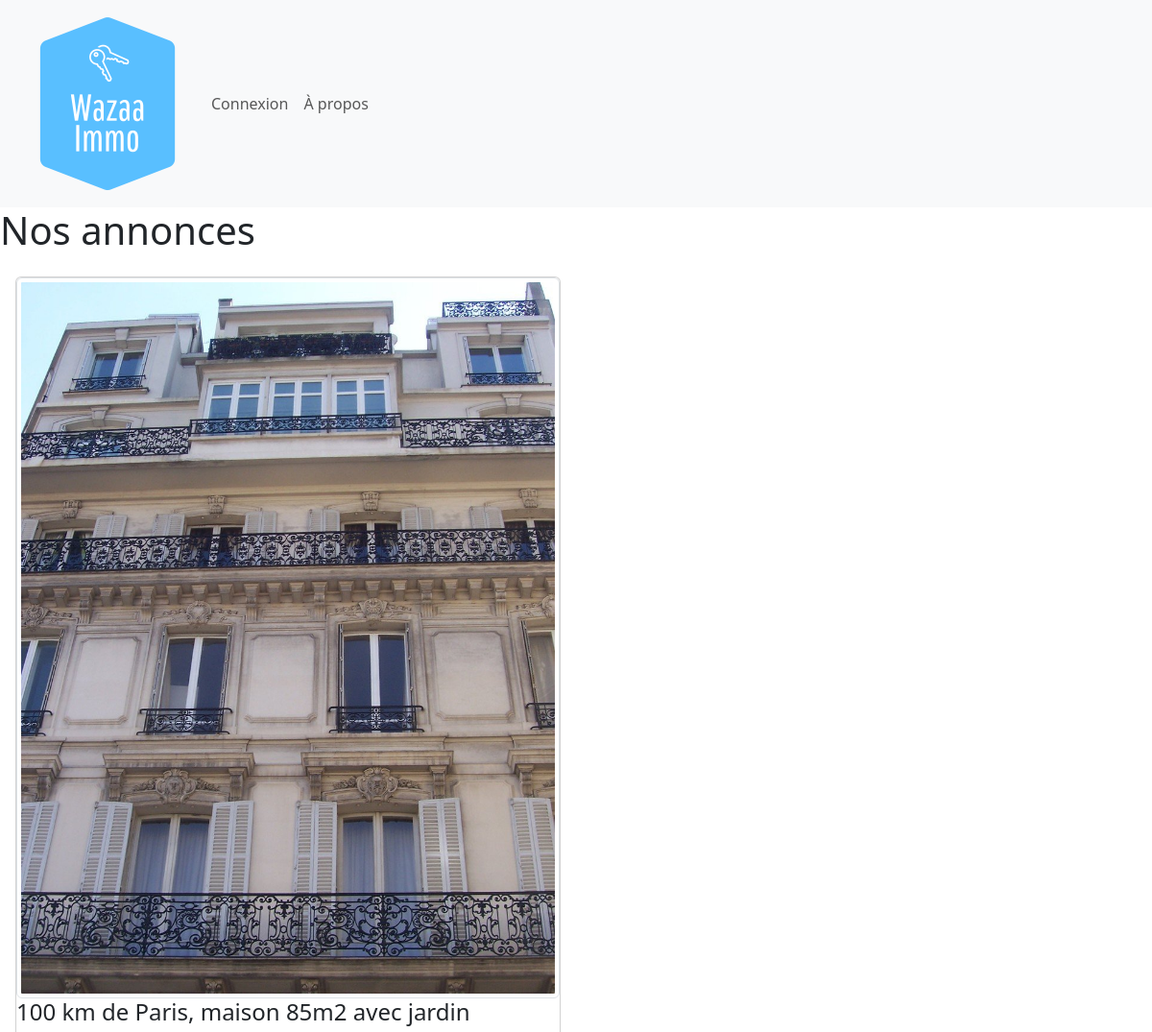
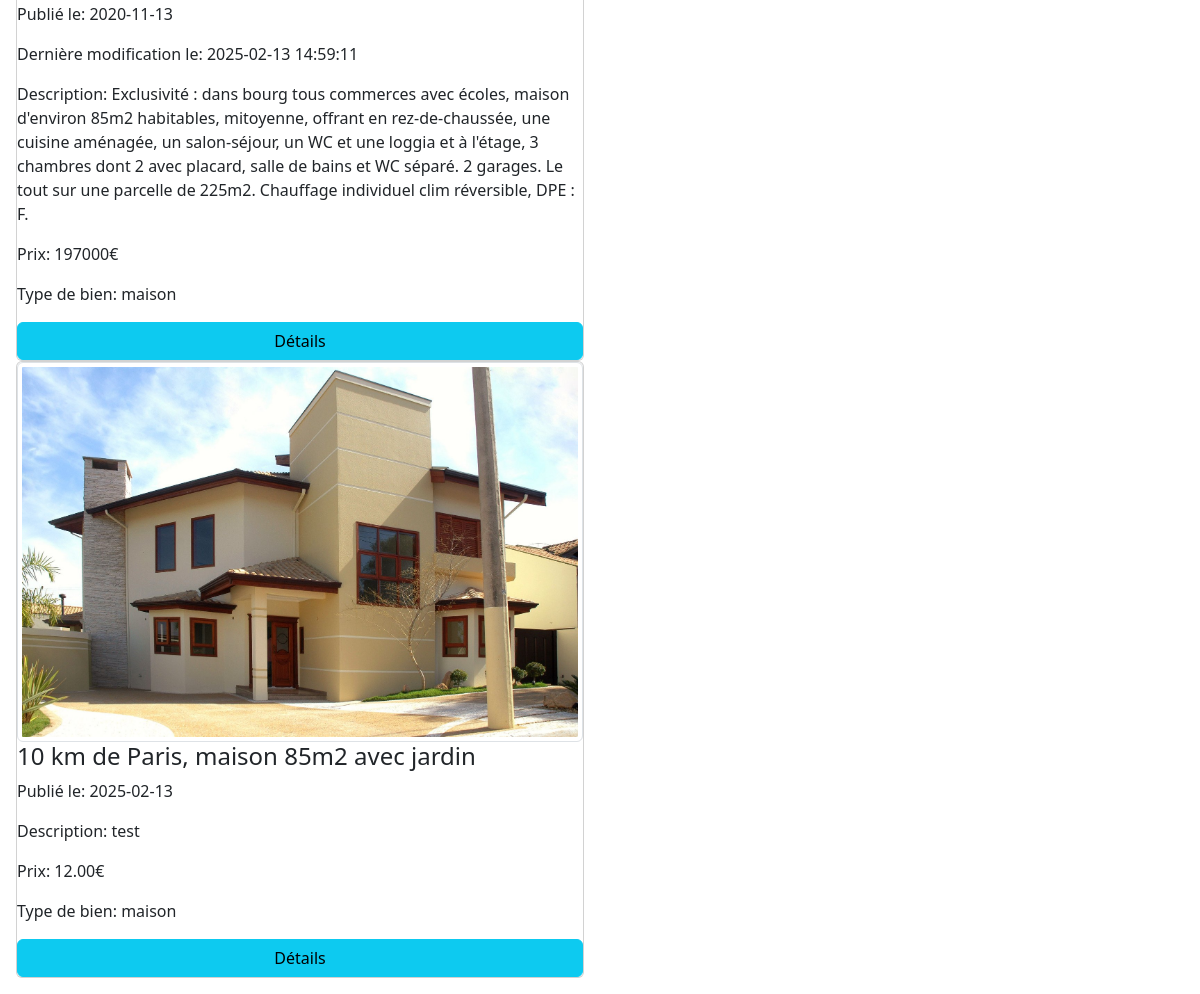
The page / on the database its author committed (2 pictures, top to bottom).
### tables this page shows
CREATE TABLE IF NOT EXISTS `waz_annonces` (
  `an_id` int(11) NOT NULL AUTO_INCREMENT,
  `an_pieces` int(11) DEFAULT NULL,
  `an_titre` varchar(200) NOT NULL,
  `an_ref` varchar(10) NOT NULL,
  `an_description` text NOT NULL,
  `an_local` varchar(100) DEFAULT NULL,
  `an_surf_hab` int(11) DEFAULT NULL,
  `an_surf_tot` int(11) NOT NULL,
  `an_prix` varchar(13) DEFAULT NULL,
  `an_diagnostic` varchar(1) NOT NULL,
  `an_d_ajout` date NOT NULL,
  `an_d_modif` datetime DEFAULT NULL,
  `an_statut` tinyint(1) NOT NULL,
  `an_vues` int(11) NOT NULL,
  `tb_id` int(11) NOT NULL,
  `u_id` int(11) NOT NULL,
  `to_id` int(11) NOT NULL,
  PRIMARY KEY (`an_id`),
  KEY `tb_id` (`tb_id`),
  KEY `u_id` (`u_id`),
  KEY `to_id` (`to_id`)
);

CREATE TABLE IF NOT EXISTS `waz_type_bien` (
  `tb_id` int(11) NOT NULL AUTO_INCREMENT,
  `tb_libelle` varchar(50) NOT NULL,
  PRIMARY KEY (`tb_id`)
);

### index.php (the view, shortened to what this page needs)
<?php
    include("header.php");
    if ($isAdminOrEmployee) {
        $sql = "SELECT * FROM waz_annonces a JOIN waz_type_bien tb ON a.tb_id = tb.tb_id";
    } else {
        $sql = "SELECT * FROM waz_annonces a JOIN waz_type_bien tb ON a.tb_id = tb.tb_id WHERE a.an_statut = 1";
    }
    $annonces = $pdo->query($sql)->fetchAll(PDO::FETCH_ASSOC);
?>
<div>
    <h1>Nos annonces</h1>
    <div class="column w-50 p-3">
        <?php if (count($annonces) > 0): ?>
            <?php foreach($annonces as $annonce):?>
                <div class="card">
                    <div>
                        <img src="assets/photos/annonce_<?= htmlentities($annonce['an_id'])?>/<?= htmlentities($annonce['an_id'])?>-1.jpg" alt="" class="img-thumbnail">
                    </div>
                    <h4><?= htmlentities($annonce['an_titre'])?></h3>
                    <p>Publié le: <?= htmlentities($annonce['an_d_ajout'])?></p>
                    <?php if($annonce['an_d_modif']):?>
                        <p>Dernière modification le: <?= htmlentities($annonce['an_d_modif'])?></p>
                    <?php endif;?>
                    <p>Description: <?= htmlentities($annonce['an_description'])?></h4>
                    <p>Prix: <?= htmlentities($annonce['an_prix'])?>€</p>
                    <p>Type de bien: <?= htmlentities($annonce['tb_libelle'])?></p>
                    <a href="annonce.php?info=<?= $annonce['an_id']?>" class="btn btn-info">Détails</a>
                </div>
            <?php endforeach; ?>
        <?php else:?>
            <div>Aucune annonce disponible</div>
        <?php endif;?>
    </div>
</div>
<?php
    include("footer.php");
?>

### rows shown on the page
waz_annonces: shows a picture, an_titre "100 km de Paris, maison 85m2 avec jardin", an_d_ajout "2020-11-13", an_d_modif "2025-02-13 14:59:11", an_description "Exclusivité : dans bourg tous commerces avec écoles, maison d'environ 85m2 habitables, mitoyenne, offrant en rez-de-chaussée, une cuisine aménagée, un salon-séjour, un WC et une loggia et à l'étage, 3 chambres dont 2 avec placard, salle de bains et WC séparé. 2 garages. Le tout sur une parcelle de 225m2. Chauffage individuel clim réversible, DPE : F.", an_prix "197000", tb.tb_libelle "maison"
waz_annonces: shows a picture, an_titre "10 km de Paris, maison 85m2 avec jardin", an_d_ajout "2025-02-13", an_description "test", an_prix "12.00", tb.tb_libelle "maison"
